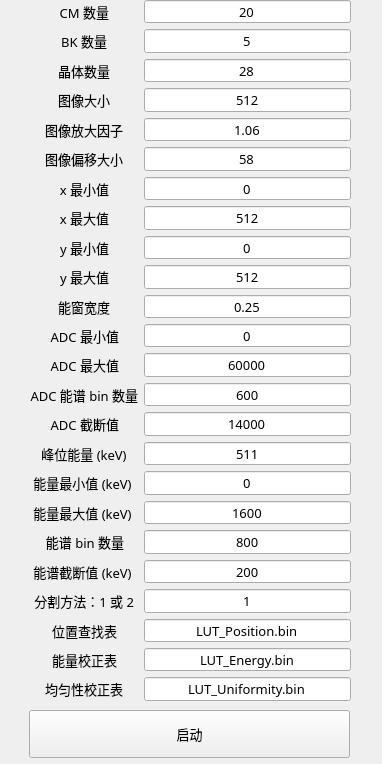
<?xml version="1.0" encoding="UTF-8"?>
<ui version="4.0">
 <class>ParameterForm</class>
 <widget class="QWidget" name="ParameterForm">
  <property name="geometry">
   <rect>
    <x>0</x>
    <y>0</y>
    <width>382</width>
    <height>764</height>
   </rect>
  </property>
  <property name="font">
   <font>
    <pointsize>10</pointsize>
   </font>
  </property>
  <property name="windowTitle">
   <string>Form</string>
  </property>
  <widget class="QWidget" name="layoutWidget">
   <property name="geometry">
    <rect>
     <x>30</x>
     <y>0</y>
     <width>321</width>
     <height>701</height>
    </rect>
   </property>
   <property name="font">
    <font>
     <family>微软雅黑</family>
     <pointsize>10</pointsize>
    </font>
   </property>
   <layout class="QFormLayout" name="formLayout">
    <property name="labelAlignment">
     <set>Qt::AlignCenter</set>
    </property>
    <property name="formAlignment">
     <set>Qt::AlignLeading|Qt::AlignLeft|Qt::AlignVCenter</set>
    </property>
    <item row="0" column="0">
     <widget class="QLabel" name="label_nCM">
      <property name="minimumSize">
       <size>
        <width>0</width>
        <height>0</height>
       </size>
      </property>
      <property name="font">
       <font>
        <family>微软雅黑</family>
        <pointsize>10</pointsize>
       </font>
      </property>
      <property name="text">
       <string>CM 数量</string>
      </property>
      <property name="alignment">
       <set>Qt::AlignRight|Qt::AlignTrailing|Qt::AlignVCenter</set>
      </property>
     </widget>
    </item>
    <item row="0" column="1">
     <widget class="QLineEdit" name="lineEdit_nCM">
      <property name="font">
       <font>
        <family>微软雅黑</family>
        <pointsize>10</pointsize>
       </font>
      </property>
      <property name="text">
       <string>20</string>
      </property>
      <property name="alignment">
       <set>Qt::AlignCenter</set>
      </property>
     </widget>
    </item>
    <item row="1" column="0">
     <widget class="QLabel" name="label_nBK">
      <property name="minimumSize">
       <size>
        <width>0</width>
        <height>0</height>
       </size>
      </property>
      <property name="font">
       <font>
        <family>微软雅黑</family>
        <pointsize>10</pointsize>
       </font>
      </property>
      <property name="text">
       <string>BK 数量</string>
      </property>
      <property name="alignment">
       <set>Qt::AlignRight|Qt::AlignTrailing|Qt::AlignVCenter</set>
      </property>
     </widget>
    </item>
    <item row="1" column="1">
     <widget class="QLineEdit" name="lineEdit_nBK">
      <property name="font">
       <font>
        <family>微软雅黑</family>
        <pointsize>10</pointsize>
       </font>
      </property>
      <property name="text">
       <string>5</string>
      </property>
      <property name="alignment">
       <set>Qt::AlignCenter</set>
      </property>
     </widget>
    </item>
    <item row="2" column="0">
     <widget class="QLabel" name="label_nCrystal">
      <property name="font">
       <font>
        <family>微软雅黑</family>
        <pointsize>10</pointsize>
       </font>
      </property>
      <property name="text">
       <string>晶体数量</string>
      </property>
      <property name="alignment">
       <set>Qt::AlignRight|Qt::AlignTrailing|Qt::AlignVCenter</set>
      </property>
     </widget>
    </item>
    <item row="2" column="1">
     <widget class="QLineEdit" name="lineEdit_nCrystal">
      <property name="font">
       <font>
        <family>微软雅黑</family>
        <pointsize>10</pointsize>
       </font>
      </property>
      <property name="text">
       <string>28</string>
      </property>
      <property name="alignment">
       <set>Qt::AlignCenter</set>
      </property>
     </widget>
    </item>
    <item row="3" column="0">
     <widget class="QLabel" name="label_nPixel">
      <property name="font">
       <font>
        <family>微软雅黑</family>
        <pointsize>10</pointsize>
       </font>
      </property>
      <property name="text">
       <string>图像大小</string>
      </property>
      <property name="alignment">
       <set>Qt::AlignRight|Qt::AlignTrailing|Qt::AlignVCenter</set>
      </property>
     </widget>
    </item>
    <item row="3" column="1">
     <widget class="QLineEdit" name="lineEdit_nPixel">
      <property name="font">
       <font>
        <family>微软雅黑</family>
        <pointsize>10</pointsize>
       </font>
      </property>
      <property name="text">
       <string>512</string>
      </property>
      <property name="alignment">
       <set>Qt::AlignCenter</set>
      </property>
     </widget>
    </item>
    <item row="4" column="0">
     <widget class="QLabel" name="label_enlarge">
      <property name="font">
       <font>
        <family>微软雅黑</family>
        <pointsize>10</pointsize>
       </font>
      </property>
      <property name="text">
       <string>图像放大因子</string>
      </property>
      <property name="alignment">
       <set>Qt::AlignRight|Qt::AlignTrailing|Qt::AlignVCenter</set>
      </property>
     </widget>
    </item>
    <item row="4" column="1">
     <widget class="QLineEdit" name="lineEdit_enlarge">
      <property name="font">
       <font>
        <family>微软雅黑</family>
        <pointsize>10</pointsize>
       </font>
      </property>
      <property name="text">
       <string>1.06</string>
      </property>
      <property name="alignment">
       <set>Qt::AlignCenter</set>
      </property>
     </widget>
    </item>
    <item row="5" column="0">
     <widget class="QLabel" name="label_bias">
      <property name="font">
       <font>
        <family>微软雅黑</family>
        <pointsize>10</pointsize>
       </font>
      </property>
      <property name="text">
       <string>图像偏移大小</string>
      </property>
      <property name="alignment">
       <set>Qt::AlignRight|Qt::AlignTrailing|Qt::AlignVCenter</set>
      </property>
     </widget>
    </item>
    <item row="5" column="1">
     <widget class="QLineEdit" name="lineEdit_bias">
      <property name="font">
       <font>
        <family>微软雅黑</family>
        <pointsize>10</pointsize>
       </font>
      </property>
      <property name="text">
       <string>58</string>
      </property>
      <property name="alignment">
       <set>Qt::AlignCenter</set>
      </property>
     </widget>
    </item>
    <item row="6" column="0">
     <widget class="QLabel" name="label_xmin">
      <property name="font">
       <font>
        <family>微软雅黑</family>
        <pointsize>10</pointsize>
       </font>
      </property>
      <property name="text">
       <string>x 最小值</string>
      </property>
      <property name="alignment">
       <set>Qt::AlignRight|Qt::AlignTrailing|Qt::AlignVCenter</set>
      </property>
     </widget>
    </item>
    <item row="6" column="1">
     <widget class="QLineEdit" name="lineEdit_xmin">
      <property name="font">
       <font>
        <family>微软雅黑</family>
        <pointsize>10</pointsize>
       </font>
      </property>
      <property name="text">
       <string>0</string>
      </property>
      <property name="alignment">
       <set>Qt::AlignCenter</set>
      </property>
     </widget>
    </item>
    <item row="7" column="0">
     <widget class="QLabel" name="label_xmax">
      <property name="font">
       <font>
        <family>微软雅黑</family>
        <pointsize>10</pointsize>
       </font>
      </property>
      <property name="text">
       <string>x 最大值</string>
      </property>
      <property name="alignment">
       <set>Qt::AlignRight|Qt::AlignTrailing|Qt::AlignVCenter</set>
      </property>
     </widget>
    </item>
    <item row="7" column="1">
     <widget class="QLineEdit" name="lineEdit_xmax">
      <property name="font">
       <font>
        <family>微软雅黑</family>
        <pointsize>10</pointsize>
       </font>
      </property>
      <property name="text">
       <string>512</string>
      </property>
      <property name="alignment">
       <set>Qt::AlignCenter</set>
      </property>
     </widget>
    </item>
    <item row="8" column="0">
     <widget class="QLabel" name="label_ymin">
      <property name="font">
       <font>
        <family>微软雅黑</family>
        <pointsize>10</pointsize>
       </font>
      </property>
      <property name="text">
       <string>y 最小值</string>
      </property>
      <property name="alignment">
       <set>Qt::AlignRight|Qt::AlignTrailing|Qt::AlignVCenter</set>
      </property>
     </widget>
    </item>
    <item row="8" column="1">
     <widget class="QLineEdit" name="lineEdit_ymin">
      <property name="font">
       <font>
        <family>微软雅黑</family>
        <pointsize>10</pointsize>
       </font>
      </property>
      <property name="text">
       <string>0</string>
      </property>
      <property name="alignment">
       <set>Qt::AlignCenter</set>
      </property>
     </widget>
    </item>
    <item row="9" column="0">
     <widget class="QLabel" name="label_ymax">
      <property name="font">
       <font>
        <family>微软雅黑</family>
        <pointsize>10</pointsize>
       </font>
      </property>
      <property name="text">
       <string>y 最大值</string>
      </property>
      <property name="alignment">
       <set>Qt::AlignRight|Qt::AlignTrailing|Qt::AlignVCenter</set>
      </property>
     </widget>
    </item>
    <item row="9" column="1">
     <widget class="QLineEdit" name="lineEdit_ymax">
      <property name="font">
       <font>
        <family>微软雅黑</family>
        <pointsize>10</pointsize>
       </font>
      </property>
      <property name="text">
       <string>512</string>
      </property>
      <property name="alignment">
       <set>Qt::AlignCenter</set>
      </property>
     </widget>
    </item>
    <item row="10" column="0">
     <widget class="QLabel" name="label_EW_width">
      <property name="font">
       <font>
        <family>微软雅黑</family>
        <pointsize>10</pointsize>
       </font>
      </property>
      <property name="text">
       <string>能窗宽度</string>
      </property>
      <property name="alignment">
       <set>Qt::AlignRight|Qt::AlignTrailing|Qt::AlignVCenter</set>
      </property>
     </widget>
    </item>
    <item row="10" column="1">
     <widget class="QLineEdit" name="lineEdit_EW_width">
      <property name="font">
       <font>
        <family>微软雅黑</family>
        <pointsize>10</pointsize>
       </font>
      </property>
      <property name="text">
       <string>0.25</string>
      </property>
      <property name="alignment">
       <set>Qt::AlignCenter</set>
      </property>
     </widget>
    </item>
    <item row="11" column="0">
     <widget class="QLabel" name="label_ADC_min">
      <property name="font">
       <font>
        <family>微软雅黑</family>
        <pointsize>10</pointsize>
       </font>
      </property>
      <property name="text">
       <string>ADC 最小值</string>
      </property>
      <property name="alignment">
       <set>Qt::AlignRight|Qt::AlignTrailing|Qt::AlignVCenter</set>
      </property>
     </widget>
    </item>
    <item row="11" column="1">
     <widget class="QLineEdit" name="lineEdit_ADC_min">
      <property name="font">
       <font>
        <family>微软雅黑</family>
        <pointsize>10</pointsize>
       </font>
      </property>
      <property name="text">
       <string>0</string>
      </property>
      <property name="alignment">
       <set>Qt::AlignCenter</set>
      </property>
     </widget>
    </item>
    <item row="12" column="0">
     <widget class="QLabel" name="label_ADC_max">
      <property name="font">
       <font>
        <family>微软雅黑</family>
        <pointsize>10</pointsize>
       </font>
      </property>
      <property name="text">
       <string>ADC 最大值</string>
      </property>
      <property name="alignment">
       <set>Qt::AlignRight|Qt::AlignTrailing|Qt::AlignVCenter</set>
      </property>
     </widget>
    </item>
    <item row="12" column="1">
     <widget class="QLineEdit" name="lineEdit_ADC_max">
      <property name="font">
       <font>
        <family>微软雅黑</family>
        <pointsize>10</pointsize>
       </font>
      </property>
      <property name="text">
       <string>60000</string>
      </property>
      <property name="alignment">
       <set>Qt::AlignCenter</set>
      </property>
     </widget>
    </item>
    <item row="13" column="0">
     <widget class="QLabel" name="label_ADC_nBins">
      <property name="font">
       <font>
        <family>微软雅黑</family>
        <pointsize>10</pointsize>
       </font>
      </property>
      <property name="text">
       <string>ADC 能谱 bin 数量</string>
      </property>
      <property name="alignment">
       <set>Qt::AlignRight|Qt::AlignTrailing|Qt::AlignVCenter</set>
      </property>
     </widget>
    </item>
    <item row="13" column="1">
     <widget class="QLineEdit" name="lineEdit_ADC_nBins">
      <property name="font">
       <font>
        <family>微软雅黑</family>
        <pointsize>10</pointsize>
       </font>
      </property>
      <property name="text">
       <string>600</string>
      </property>
      <property name="alignment">
       <set>Qt::AlignCenter</set>
      </property>
     </widget>
    </item>
    <item row="14" column="0">
     <widget class="QLabel" name="label_ADC_cutValue">
      <property name="font">
       <font>
        <family>微软雅黑</family>
        <pointsize>10</pointsize>
       </font>
      </property>
      <property name="text">
       <string>ADC 截断值</string>
      </property>
      <property name="alignment">
       <set>Qt::AlignRight|Qt::AlignTrailing|Qt::AlignVCenter</set>
      </property>
     </widget>
    </item>
    <item row="14" column="1">
     <widget class="QLineEdit" name="lineEdit_ADC_cutValue">
      <property name="font">
       <font>
        <family>微软雅黑</family>
        <pointsize>10</pointsize>
       </font>
      </property>
      <property name="text">
       <string>14000</string>
      </property>
      <property name="alignment">
       <set>Qt::AlignCenter</set>
      </property>
     </widget>
    </item>
    <item row="16" column="0">
     <widget class="QLabel" name="label_recE_min">
      <property name="font">
       <font>
        <family>微软雅黑</family>
        <pointsize>10</pointsize>
       </font>
      </property>
      <property name="text">
       <string>能量最小值 (keV) </string>
      </property>
      <property name="alignment">
       <set>Qt::AlignRight|Qt::AlignTrailing|Qt::AlignVCenter</set>
      </property>
     </widget>
    </item>
    <item row="16" column="1">
     <widget class="QLineEdit" name="lineEdit_recE_min">
      <property name="font">
       <font>
        <family>微软雅黑</family>
        <pointsize>10</pointsize>
       </font>
      </property>
      <property name="text">
       <string>0</string>
      </property>
      <property name="alignment">
       <set>Qt::AlignCenter</set>
      </property>
     </widget>
    </item>
    <item row="17" column="0">
     <widget class="QLabel" name="label_recE_max">
      <property name="font">
       <font>
        <family>微软雅黑</family>
        <pointsize>10</pointsize>
       </font>
      </property>
      <property name="text">
       <string>能量最大值 (keV) </string>
      </property>
      <property name="alignment">
       <set>Qt::AlignRight|Qt::AlignTrailing|Qt::AlignVCenter</set>
      </property>
     </widget>
    </item>
    <item row="17" column="1">
     <widget class="QLineEdit" name="lineEdit_recE_max">
      <property name="font">
       <font>
        <family>微软雅黑</family>
        <pointsize>10</pointsize>
       </font>
      </property>
      <property name="text">
       <string>1600</string>
      </property>
      <property name="alignment">
       <set>Qt::AlignCenter</set>
      </property>
     </widget>
    </item>
    <item row="18" column="0">
     <widget class="QLabel" name="label_recE_nBins">
      <property name="font">
       <font>
        <family>微软雅黑</family>
        <pointsize>10</pointsize>
       </font>
      </property>
      <property name="text">
       <string>能谱 bin 数量</string>
      </property>
      <property name="alignment">
       <set>Qt::AlignRight|Qt::AlignTrailing|Qt::AlignVCenter</set>
      </property>
     </widget>
    </item>
    <item row="18" column="1">
     <widget class="QLineEdit" name="lineEdit_recE_nBins">
      <property name="font">
       <font>
        <family>微软雅黑</family>
        <pointsize>10</pointsize>
       </font>
      </property>
      <property name="text">
       <string>800</string>
      </property>
      <property name="alignment">
       <set>Qt::AlignCenter</set>
      </property>
     </widget>
    </item>
    <item row="19" column="0">
     <widget class="QLabel" name="label_recE_cutValue">
      <property name="font">
       <font>
        <family>微软雅黑</family>
        <pointsize>10</pointsize>
       </font>
      </property>
      <property name="text">
       <string>能谱截断值 (keV) </string>
      </property>
      <property name="alignment">
       <set>Qt::AlignRight|Qt::AlignTrailing|Qt::AlignVCenter</set>
      </property>
     </widget>
    </item>
    <item row="19" column="1">
     <widget class="QLineEdit" name="lineEdit_recE_cutValue">
      <property name="font">
       <font>
        <family>微软雅黑</family>
        <pointsize>10</pointsize>
       </font>
      </property>
      <property name="text">
       <string>200</string>
      </property>
      <property name="alignment">
       <set>Qt::AlignCenter</set>
      </property>
     </widget>
    </item>
    <item row="20" column="0">
     <widget class="QLabel" name="label_segMethod">
      <property name="font">
       <font>
        <family>微软雅黑</family>
        <pointsize>10</pointsize>
       </font>
      </property>
      <property name="text">
       <string>分割方法：1 或 2</string>
      </property>
      <property name="alignment">
       <set>Qt::AlignRight|Qt::AlignTrailing|Qt::AlignVCenter</set>
      </property>
     </widget>
    </item>
    <item row="20" column="1">
     <widget class="QLineEdit" name="lineEdit_segMethod">
      <property name="font">
       <font>
        <family>微软雅黑</family>
        <pointsize>10</pointsize>
       </font>
      </property>
      <property name="text">
       <string>1</string>
      </property>
      <property name="alignment">
       <set>Qt::AlignCenter</set>
      </property>
     </widget>
    </item>
    <item row="21" column="0">
     <widget class="QLabel" name="label_fName_LUT_P">
      <property name="font">
       <font>
        <family>微软雅黑</family>
        <pointsize>10</pointsize>
       </font>
      </property>
      <property name="text">
       <string>位置查找表</string>
      </property>
      <property name="alignment">
       <set>Qt::AlignRight|Qt::AlignTrailing|Qt::AlignVCenter</set>
      </property>
     </widget>
    </item>
    <item row="21" column="1">
     <widget class="QLineEdit" name="lineEdit_fName_LUT_P">
      <property name="font">
       <font>
        <family>微软雅黑</family>
        <pointsize>10</pointsize>
       </font>
      </property>
      <property name="text">
       <string>LUT_Position.bin</string>
      </property>
      <property name="alignment">
       <set>Qt::AlignCenter</set>
      </property>
     </widget>
    </item>
    <item row="22" column="0">
     <widget class="QLabel" name="label_fName_LUT_E">
      <property name="font">
       <font>
        <family>微软雅黑</family>
        <pointsize>10</pointsize>
       </font>
      </property>
      <property name="text">
       <string>能量校正表</string>
      </property>
      <property name="alignment">
       <set>Qt::AlignRight|Qt::AlignTrailing|Qt::AlignVCenter</set>
      </property>
     </widget>
    </item>
    <item row="22" column="1">
     <widget class="QLineEdit" name="lineEdit_fName_LUT_E">
      <property name="font">
       <font>
        <family>微软雅黑</family>
        <pointsize>10</pointsize>
       </font>
      </property>
      <property name="text">
       <string>LUT_Energy.bin</string>
      </property>
      <property name="alignment">
       <set>Qt::AlignCenter</set>
      </property>
     </widget>
    </item>
    <item row="23" column="0">
     <widget class="QLabel" name="label_fName_LUT_U">
      <property name="font">
       <font>
        <family>微软雅黑</family>
        <pointsize>10</pointsize>
       </font>
      </property>
      <property name="text">
       <string>均匀性校正表</string>
      </property>
      <property name="alignment">
       <set>Qt::AlignRight|Qt::AlignTrailing|Qt::AlignVCenter</set>
      </property>
     </widget>
    </item>
    <item row="23" column="1">
     <widget class="QLineEdit" name="lineEdit_fName_LUT_U">
      <property name="font">
       <font>
        <family>微软雅黑</family>
        <pointsize>10</pointsize>
       </font>
      </property>
      <property name="text">
       <string>LUT_Uniformity.bin</string>
      </property>
      <property name="alignment">
       <set>Qt::AlignCenter</set>
      </property>
     </widget>
    </item>
    <item row="15" column="0">
     <widget class="QLabel" name="label_peakE">
      <property name="font">
       <font>
        <family>微软雅黑</family>
        <pointsize>10</pointsize>
       </font>
      </property>
      <property name="text">
       <string>峰位能量 (keV)</string>
      </property>
      <property name="alignment">
       <set>Qt::AlignCenter</set>
      </property>
     </widget>
    </item>
    <item row="15" column="1">
     <widget class="QLineEdit" name="lineEdit_peakE">
      <property name="font">
       <font>
        <family>微软雅黑</family>
        <pointsize>10</pointsize>
       </font>
      </property>
      <property name="text">
       <string>511</string>
      </property>
      <property name="cursorPosition">
       <number>3</number>
      </property>
      <property name="alignment">
       <set>Qt::AlignCenter</set>
      </property>
     </widget>
    </item>
   </layout>
  </widget>
  <widget class="QPushButton" name="pushButton_start">
   <property name="geometry">
    <rect>
     <x>29</x>
     <y>710</y>
     <width>321</width>
     <height>48</height>
    </rect>
   </property>
   <property name="font">
    <font>
     <family>微软雅黑</family>
     <pointsize>10</pointsize>
    </font>
   </property>
   <property name="text">
    <string>启动</string>
   </property>
  </widget>
 </widget>
 <resources/>
 <connections/>
</ui>
